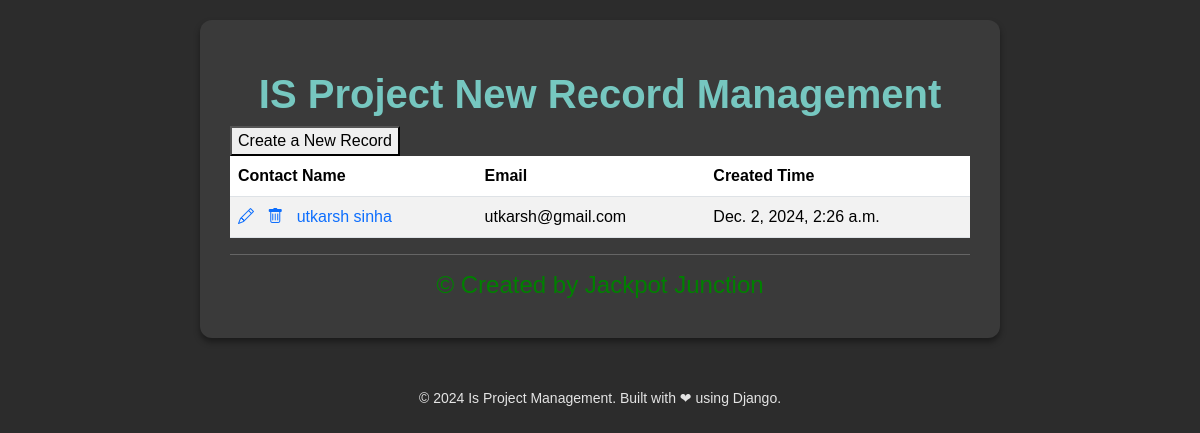
Before: / with the older database file.
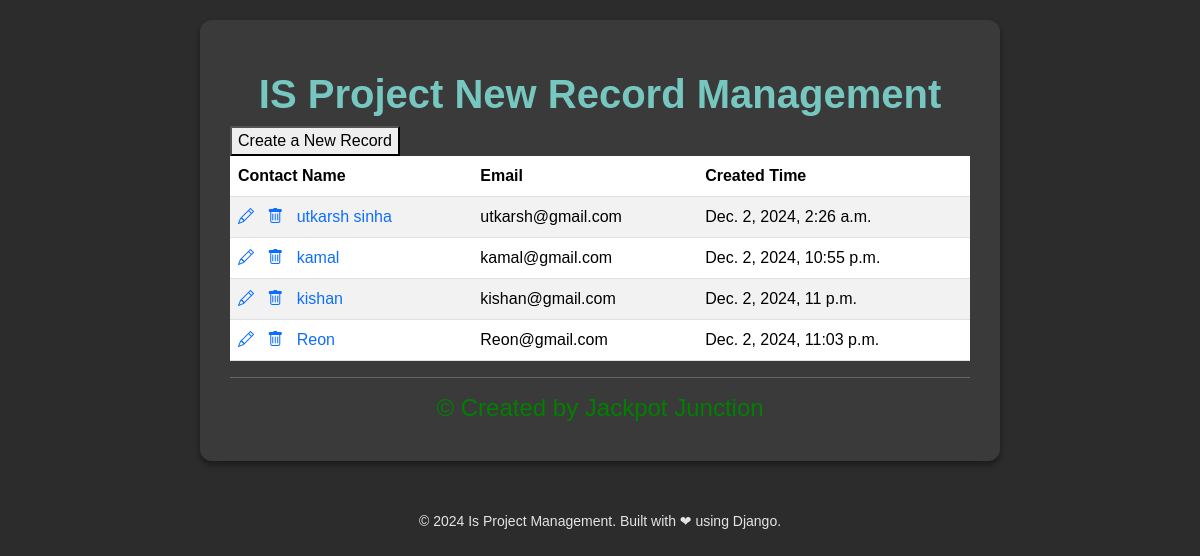
After: the same page with the newer database file.
### Contacts/models.py (models this page shows)
class Contact(models.Model):
    id = models.AutoField(primary_key=True)
    name = models.CharField(max_length=20, null=False,unique=True)
    email = models.EmailField(unique=True)
    created_time = models.DateTimeField(auto_now_add=True, editable=False)

### Contacts/views.py (the view)
# urls.py: path("", ContactListView.as_view(), name="contact_list"),
class ContactListView(ListView):
    model = Contact

### Contacts/templates/contacts/contact_list.html (shortened to what this page needs)
{% extends "base.html" %}
{% block content %}
<div class="centered-text blue-text">
    <h1>IS Project New Record Management</h1>
</div>
<form action="{% url 'contact_create' %}" method="get">
    <button type="submit">Create a New Record</button>
</form>
<table class="table table-striped">
  <thead>
    <tr>
        <th>Contact Name</th>
        <th>Email</th>
        <th>Created Time</th>
    </tr>
</thead>
<tbody>
    {% for contact in contact_list %}
    <tr>
        <td>
            <a class="icon-link" href="{% url 'contact_update' contact.pk %}">
                <i class="bi bi-pencil"></i>
            </a>
            <a class="icon-link" href="{% url 'contact_delete' contact.pk %}">
                <i class="bi bi-trash"></i>
            </a>
            <a class="icon-link" href="{% url 'contact_detail' contact.pk %}">
                {{ contact.name }}
            </a>
        </td>
        <td>
            {{ contact.email }}
        </td>
        <td>
            {{ contact.created_time }}
        </td>
    </tr>
    {% endfor %}
</tbody>
</table>
<hr>
<div class="centered-text green-text">
    <h4>&copy; Created by Jackpot Junction</h4>
</div>
{% endblock content %}

### templates/base.html (shortened to what this page needs)
<!DOCTYPE html>
<html lang="en">
<head>
  <link href="https://cdn.jsdelivr.net/npm/bootstrap@5.3.2/dist/css/bootstrap.min.css"
    rel="stylesheet"
>
  <link rel="stylesheet"
    href="https://cdn.jsdelivr.net/npm/bootstrap-icons@1.3.0/font/bootstrap-icons.css">
</head>
<body>
  <div class="container">
    {% block content %}{% endblock content %}
  </div>
  <footer>
    <p>&copy; 2024 Is Project Management. Built with ❤ using Django.</p>
  </footer>
</body>
</html>

### templates/base.html (style rules this page uses)
body { font-family: 'Arial', sans-serif; background-color: #2c2c2c; color: #e4e4e4; margin: 0; padding: 0; }
h1 { text-align: center; font-weight: 700; color: #76c7c0; margin-top: 20px; }
.container { margin: 20px auto; max-width: 800px; background-color: #3a3a3a; padding: 30px; border-radius: 12px; box-shadow: 0 4px 6px rgba(0, 0, 0, 0.4); }
footer { text-align: center; padding: 10px; margin-top: 40px; color: #e4e4e4; font-size: 14px; }

### Contacts/templates/contacts/contact_list.html (style rules this page uses)
.centered-text { text-align: center; }
.icon-link { text-decoration: none; }
.blue-text { color: blue; }
.green-text { color: green; }

Changed rows visible on the page:
added Contact: name "kamal", email "kamal@gmail.com", created_time "Dec. 2, 2024, 10:55 p.m."
added Contact: name "kishan", email "kishan@gmail.com", created_time "Dec. 2, 2024, 11 p.m."
added Contact: name "Reon", email "Reon@gmail.com", created_time "Dec. 2, 2024, 11:03 p.m."
